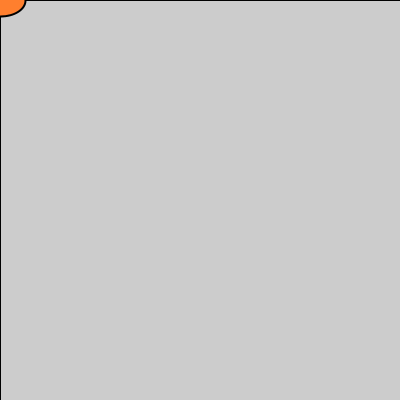
Frame 1 (no input)
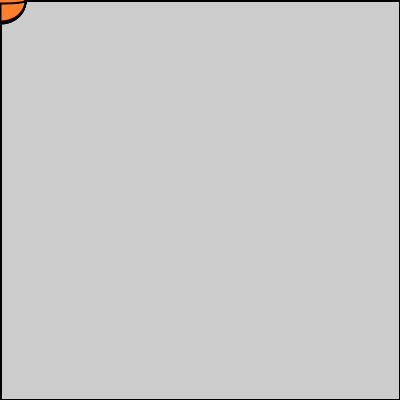
Frame 60 (the mouse pressed at the canvas centre just before this capture)
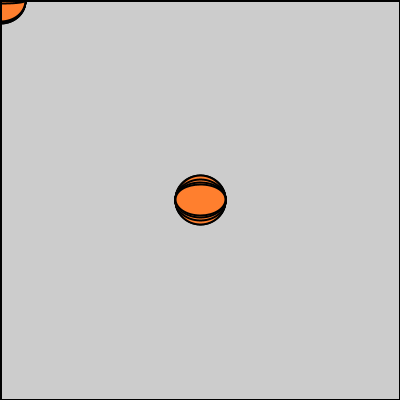
Frame 120 (the mouse held since frame 60 and released just before this capture)

The Processing sketch that drew these frames (run headless with seeded random() and noise(); from frame 60 on, the mouse is pressed at the canvas centre):

// Processing sketch: processing_129546
// ── processing_129546.pde

//copyright Irene JOung 2014
float x,y;
float wd,ht;
float xDist,yDist;
float easingCoef;
float high;

void setup()
{
  size(400,400);
  noCursor();
  easingCoef=.2;
  random(high);
}

void draw()
{
  //background(0);
  fill(0,0);
  rectMode(CORNER);
  rect(0,0,width,height);
  x=mouseX;
  y=mouseY;
  wd=random(50,20);
  ht=random(50);
  
  strokeWeight(2);
  stroke(0,0,0);
  fill(255,127,46);
  ellipse(x,y,wd,ht);
  
}
